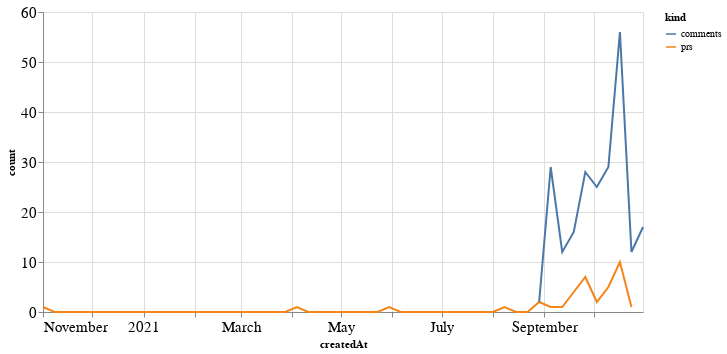

Write notebook code for a chart like this one.
### Code cell
alt.Chart(total_time, width=600).mark_line().encode(
    x='createdAt',
    y='count',
    color='kind'
)

### Figure 1 — Vega-Lite specification as saved in the notebook (floating-point values rounded to 4 significant figures)
{"config": {"axisLeft": {"labelFontSize": 15}, "axisBottom": {"labelFontSize": 15}}, "data": {"name": "data-76869db832113b8f26779692dc6eb562"}, "mark": "line", "encoding": {"color": {"type": "nominal", "field": "kind"}, "x": {"type": "temporal", "field": "createdAt"}, "y": {"type": "quantitative", "field": "count"}}, "width": 600, "$schema": "https://vega.github.io/schema/vega-lite/v4.8.1.json", "datasets": {"data-76869db832113b8f26779692dc6eb562": [{"createdAt": "2020-11-01T00:00:00", "kind": "prs", "count": 1.0}, {"createdAt": "2020-11-08T00:00:00", "kind": "prs", "count": 0.0}, {"createdAt": "2020-11-15T00:00:00", "kind": "prs", "count": 0.0}, {"createdAt": "2020-11-22T00:00:00", "kind": "prs", "count": 0.0}, {"createdAt": "2020-11-29T00:00:00", "kind": "prs", "count": 0.0}, {"createdAt": "2020-12-06T00:00:00", "kind": "prs", "count": 0.0}, {"createdAt": "2020-12-13T00:00:00", "kind": "prs", "count": 0.0}, {"createdAt": "2020-12-20T00:00:00", "kind": "prs", "count": 0.0}, {"createdAt": "2020-12-27T00:00:00", "kind": "prs", "count": 0.0}, {"createdAt": "2021-01-03T00:00:00", "kind": "prs", "count": 0.0}, {"createdAt": "2021-01-10T00:00:00", "kind": "prs", "count": 0.0}, {"createdAt": "2021-01-17T00:00:00", "kind": "prs", "count": 0.0}, {"createdAt": "2021-01-24T00:00:00", "kind": "prs", "count": 0.0}, {"createdAt": "2021-01-31T00:00:00", "kind": "prs", "count": 0.0}, {"createdAt": "2021-02-07T00:00:00", "kind": "prs", "count": 0.0}, {"createdAt": "2021-02-14T00:00:00", "kind": "prs", "count": 0.0}, {"createdAt": "2021-02-21T00:00:00", "kind": "prs", "count": 0.0}, {"createdAt": "2021-02-28T00:00:00", "kind": "prs", "count": 0.0}, {"createdAt": "2021-03-07T00:00:00", "kind": "prs", "count": 0.0}, {"createdAt": "2021-03-14T00:00:00", "kind": "prs", "count": 0.0}, {"createdAt": "2021-03-21T00:00:00", "kind": "prs", "count": 0.0}, {"createdAt": "2021-03-28T00:00:00", "kind": "prs", "count": 0.0}, {"createdAt": "2021-04-04T00:00:00", "kind": "prs", "count": 1.0}, {"createdAt": "2021-04-11T00:00:00", "kind": "prs", "count": 0.0}, {"createdAt": "2021-04-18T00:00:00", "kind": "prs", "count": 0.0}, {"createdAt": "2021-04-25T00:00:00", "kind": "prs", "count": 0.0}, {"createdAt": "2021-05-02T00:00:00", "kind": "prs", "count": 0.0}, {"createdAt": "2021-05-09T00:00:00", "kind": "prs", "count": 0.0}, {"createdAt": "2021-05-16T00:00:00", "kind": "prs", "count": 0.0}, {"createdAt": "2021-05-23T00:00:00", "kind": "prs", "count": 0.0}, {"createdAt": "2021-05-30T00:00:00", "kind": "prs", "count": 1.0}, {"createdAt": "2021-06-06T00:00:00", "kind": "prs", "count": 0.0}, {"createdAt": "2021-06-13T00:00:00", "kind": "prs", "count": 0.0}, {"createdAt": "2021-06-20T00:00:00", "kind": "prs", "count": 0.0}, {"createdAt": "2021-06-27T00:00:00", "kind": "prs", "count": 0.0}, {"createdAt": "2021-07-04T00:00:00", "kind": "prs", "count": 0.0}, {"createdAt": "2021-07-11T00:00:00", "kind": "prs", "count": 0.0}, {"createdAt": "2021-07-18T00:00:00", "kind": "prs", "count": 0.0}, {"createdAt": "2021-07-25T00:00:00", "kind": "prs", "count": 0.0}, {"createdAt": "2021-08-01T00:00:00", "kind": "prs", "count": 0.0}, {"createdAt": "2021-08-08T00:00:00", "kind": "prs", "count": 1.0}, {"createdAt": "2021-08-15T00:00:00", "kind": "prs", "count": 0.0}, {"createdAt": "2021-08-22T00:00:00", "kind": "prs", "count": 0.0}, {"createdAt": "2021-08-29T00:00:00", "kind": "prs", "count": 2.0}, {"createdAt": "2021-09-05T00:00:00", "kind": "prs", "count": 1.0}, {"createdAt": "2021-09-12T00:00:00", "kind": "prs", "count": 1.0}, {"createdAt": "2021-09-19T00:00:00", "kind": "prs", "count": 4.0}, {"createdAt": "2021-09-26T00:00:00", "kind": "prs", "count": 7.0}, {"createdAt": "2021-10-03T00:00:00", "kind": "prs", "count": 2.0}, {"createdAt": "2021-10-10T00:00:00", "kind": "prs", "count": 5.0}, {"createdAt": "2021-10-17T00:00:00", "kind": "prs", "count": 10.0}, {"createdAt": "2021-10-24T00:00:00", "kind": "prs", "count": 1.0}, {"createdAt": "2021-10-31T00:00:00", "kind": "prs", "count": null}, {"createdAt": "2020-11-01T00:00:00", "kind": "comments", "count": null}, {"createdAt": "2020-11-08T00:00:00", "kind": "comments", "count": null}, {"createdAt": "2020-11-15T00:00:00", "kind": "comments", "count": null}, {"createdAt": "2020-11-22T00:00:00", "kind": "comments", "count": null}, {"createdAt": "2020-11-29T00:00:00", "kind": "comments", "count": null}, {"createdAt": "2020-12-06T00:00:00", "kind": "comments", "count": null}, {"createdAt": "2020-12-13T00:00:00", "kind": "comments", "count": null}, {"createdAt": "2020-12-20T00:00:00", "kind": "comments", "count": null}, {"createdAt": "2020-12-27T00:00:00", "kind": "comments", "count": null}, {"createdAt": "2021-01-03T00:00:00", "kind": "comments", "count": null}, {"createdAt": "2021-01-10T00:00:00", "kind": "comments", "count": null}, {"createdAt": "2021-01-17T00:00:00", "kind": "comments", "count": null}, {"createdAt": "2021-01-24T00:00:00", "kind": "comments", "count": null}, {"createdAt": "2021-01-31T00:00:00", "kind": "comments", "count": null}, {"createdAt": "2021-02-07T00:00:00", "kind": "comments", "count": null}, {"createdAt": "2021-02-14T00:00:00", "kind": "comments", "count": null}, {"createdAt": "2021-02-21T00:00:00", "kind": "comments", "count": null}, {"createdAt": "2021-02-28T00:00:00", "kind": "comments", "count": null}, {"createdAt": "2021-03-07T00:00:00", "kind": "comments", "count": null}, {"createdAt": "2021-03-14T00:00:00", "kind": "comments", "count": null}, {"createdAt": "2021-03-21T00:00:00", "kind": "comments", "count": null}, {"createdAt": "2021-03-28T00:00:00", "kind": "comments", "count": null}, {"createdAt": "2021-04-04T00:00:00", "kind": "comments", "count": null}, {"createdAt": "2021-04-11T00:00:00", "kind": "comments", "count": null}, {"createdAt": "2021-04-18T00:00:00", "kind": "comments", "count": null}, {"createdAt": "2021-04-25T00:00:00", "kind": "comments", "count": null}, {"createdAt": "2021-05-02T00:00:00", "kind": "comments", "count": null}, {"createdAt": "2021-05-09T00:00:00", "kind": "comments", "count": null}, {"createdAt": "2021-05-16T00:00:00", "kind": "comments", "count": null}, {"createdAt": "2021-05-23T00:00:00", "kind": "comments", "count": null}, {"createdAt": "2021-05-30T00:00:00", "kind": "comments", "count": null}, {"createdAt": "2021-06-06T00:00:00", "kind": "comments", "count": null}, {"createdAt": "2021-06-13T00:00:00", "kind": "comments", "count": null}, {"createdAt": "2021-06-20T00:00:00", "kind": "comments", "count": null}, {"createdAt": "2021-06-27T00:00:00", "kind": "comments", "count": null}, {"createdAt": "2021-07-04T00:00:00", "kind": "comments", "count": null}, {"createdAt": "2021-07-11T00:00:00", "kind": "comments", "count": null}, {"createdAt": "2021-07-18T00:00:00", "kind": "comments", "count": null}, {"createdAt": "2021-07-25T00:00:00", "kind": "comments", "count": null}, {"createdAt": "2021-08-01T00:00:00", "kind": "comments", "count": null}, {"createdAt": "2021-08-08T00:00:00", "kind": "comments", "count": null}, {"createdAt": "2021-08-15T00:00:00", "kind": "comments", "count": null}, {"createdAt": "2021-08-22T00:00:00", "kind": "comments", "count": null}, {"createdAt": "2021-08-29T00:00:00", "kind": "comments", "count": 2.0}, {"createdAt": "2021-09-05T00:00:00", "kind": "comments", "count": 29.0}, {"createdAt": "2021-09-12T00:00:00", "kind": "comments", "count": 12.0}, {"createdAt": "2021-09-19T00:00:00", "kind": "comments", "count": 16.0}, {"createdAt": "2021-09-26T00:00:00", "kind": "comments", "count": 28.0}, {"createdAt": "2021-10-03T00:00:00", "kind": "comments", "count": 25.0}, {"createdAt": "2021-10-10T00:00:00", "kind": "comments", "count": 29.0}, {"createdAt": "2021-10-17T00:00:00", "kind": "comments", "count": 56.0}, {"createdAt": "2021-10-24T00:00:00", "kind": "comments", "count": 12.0}, {"createdAt": "2021-10-31T00:00:00", "kind": "comments", "count": 17.0}]}}
